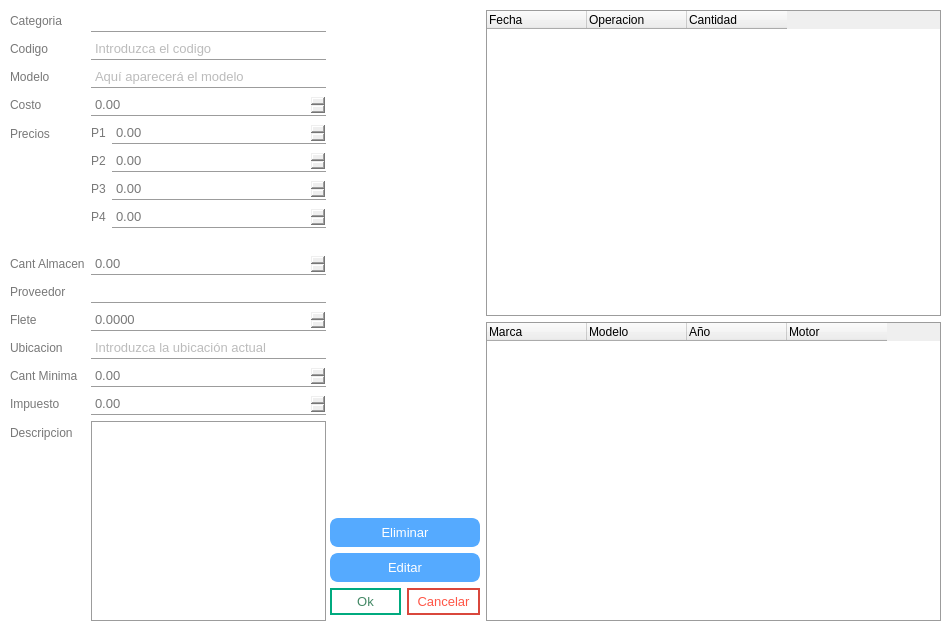
<?xml version="1.0" encoding="UTF-8"?>
<ui version="4.0">
 <class>Dialog</class>
 <widget class="QDialog" name="Dialog" key="87e7a35ef3c9941faaaef534d4812657">
  <property name="geometry">
   <rect>
    <x>0</x>
    <y>0</y>
    <width>951</width>
    <height>631</height>
   </rect>
  </property>
  <property name="windowTitle">
   <string>Detalles</string>
  </property>
  <property name="styleSheet">
   <string notr="true">QMainWindow, QDialog{
                background-color: rgb(255, 255, 255);
                }

                /**** QPushButton (enabled) ****/
                QPushButton
                {
                background-color: rgb(85, 170, 255);
                font: 10pt;
                color: rgb(255, 255, 255);
                padding: 4px 8px;
                border: 2px solid rgb(85, 170, 255);
                border-radius: 8px;
                padding: 5px;
                }

                QPushButton:hover
                {
                background-color: rgb(0, 121, 182);
                border: 2px solid rgb(66, 133, 199);
                }

                QPushButton:pressed
                {
                border:3px solid rgb(66, 133, 199);
                padding: -1px 1px 1px 1px;
                }

                /******* QLabel ***********/
                QLabel{
                color: rgb(120, 120, 120)
                }
                labelHab1:hover{
                color: rgb(120, 0, 0)
                }

                /*******QLineEdit************/
                QTextEdit {
                font: 10pt;
                color: rgb(120, 120, 120);
                border: 1px solid rgb(156, 156, 156);
                border-radius: 0px;
                padding: 2px;
                }
                QLineEdit, QDateEdit, QDoubleSpinBox, QSpinBox{
                font: 10pt;
                color: rgb(120, 120, 120);
                border: 1px solid rgb(156, 156, 156);
                border-radius: 0px;
                padding: 2px;
                border-top: 1px white;
                border-left: 1px white;
                border-right: 1px white;
                }
                /********QComboBox*******/
                QComboBox{
                font: 10pt;
                color: rgb(120, 120, 120);
                border: 1px solid rgb(156, 156, 156);
                padding: 2px;
                selection-background-color: white;
                selection-color: rgb(120, 120, 120);
                border-top: 1px white;
                border-left: 1px white;
                border-right: 1px white;
                }
                QComboBox QAbstractItemView
                {
                background-color: white;
                color:rgb(120, 120, 120);
                padding: 4px;
                border: 1px solid rgb(156, 156, 156);
                border-top: 1px white;
                border-left: 1px white;
                border-right: 1px white;
                }

                QLineEdit:hover, QDateEdit:hover, QDoubleSpinBox:hover, QComboBox:hover
                {
                color: rgb(85, 170, 255);
                border: 1px solid rgb(85, 170, 255);
                border-top: 1px white;
                border-left: 1px white;
                border-right: 1px white;
                }

                QLineEdit:focus, QDateEdit:focus, QDoubleSpinBox:focus, QComboBox:focus
                {
                border-color: rgb(90,200,255);
                border-top: 1px white;
                border-left: 1px white;
                border-right: 1px white;
                }

                QToolTip
                {
                background-color:rgb(85, 170, 255);
                color: white;
                border: 1px solid rgb(85, 170, 255);
                opacity: 50;
                padding: 1px;
                }
                QTabWidget
                {
                background-color: transparent;
                }

                QTabWidget::pane {
                border-top: 1px solid rgb(156, 156, 156);
                border-bottom: 1px solid rgb(156, 156, 156);
                position: absolute;
                top: -0.25em;
                }
                /**** QTabWidget (disabled) ****/
                QTabWidget::pane:disabled
                {
                border-color: rgb(60,60,60);
                }

                QTabWidget::tab-bar {
                alignment: center;
                border: 1px white;
                border-radius: 5px;
                }

                QTreeView
                {
                alternate-background-color: rgb(200,200,200);
                background-color: white;
                border: 1px solid rgb(156, 156, 156);
                font: 10pt;
                color: rgb(120,120,120);
                selection-background-color:rgb(90,200,255);
                selection-color: rgb(156, 156, 156);
                }
                QListView{
                alternate-background-color: rgb(200,200,200);
                background-color: white;
                border: 1px solid rgb(255, 255, 255);
                font: 8pt;
                color: rgb(120,120,120);
                selection-background-color:rgb(90,200,255);
                selection-color: rgb(156, 156, 156);
                }
            </string>
  </property>
  <widget class="QWidget" name="formLayoutWidget">
   <property name="geometry">
    <rect>
     <x>10</x>
     <y>10</y>
     <width>316</width>
     <height>611</height>
    </rect>
   </property>
   <layout class="QFormLayout" name="formLayout">
    <property name="fieldGrowthPolicy">
     <enum>QFormLayout::AllNonFixedFieldsGrow</enum>
    </property>
    <item row="0" column="0">
     <widget class="QLabel" name="categoriaLabel">
      <property name="text">
       <string>Categoria</string>
      </property>
     </widget>
    </item>
    <item row="0" column="1">
     <layout class="QHBoxLayout" name="horizontalLayout_3">
      <item>
       <widget class="QLineEdit" name="categoriaLineEdit">
        <property name="readOnly">
         <bool>true</bool>
        </property>
       </widget>
      </item>
     </layout>
    </item>
    <item row="1" column="0">
     <widget class="QLabel" name="codigoLabel">
      <property name="text">
       <string>Codigo</string>
      </property>
     </widget>
    </item>
    <item row="1" column="1">
     <widget class="QLineEdit" name="codigoLineEdit">
      <property name="inputMask">
       <string/>
      </property>
      <property name="maxLength">
       <number>20</number>
      </property>
      <property name="readOnly">
       <bool>true</bool>
      </property>
      <property name="placeholderText">
       <string>Introduzca el codigo</string>
      </property>
     </widget>
    </item>
    <item row="2" column="0">
     <widget class="QLabel" name="modeloLabel">
      <property name="text">
       <string>Modelo</string>
      </property>
     </widget>
    </item>
    <item row="2" column="1">
     <widget class="QLineEdit" name="modeloLineEdit">
      <property name="inputMask">
       <string/>
      </property>
      <property name="readOnly">
       <bool>true</bool>
      </property>
      <property name="placeholderText">
       <string>Aquí aparecerá el modelo</string>
      </property>
     </widget>
    </item>
    <item row="3" column="0">
     <widget class="QLabel" name="costoLabel">
      <property name="text">
       <string>Costo</string>
      </property>
     </widget>
    </item>
    <item row="3" column="1">
     <widget class="QDoubleSpinBox" name="costoDoubleSpinBox">
      <property name="readOnly">
       <bool>true</bool>
      </property>
      <property name="maximum">
       <double>2000.000000000000000</double>
      </property>
     </widget>
    </item>
    <item row="4" column="0">
     <widget class="QLabel" name="preciosLabel">
      <property name="text">
       <string>Precios</string>
      </property>
     </widget>
    </item>
    <item row="4" column="1">
     <layout class="QFormLayout" name="formLayout_2">
      <item row="0" column="0">
       <widget class="QLabel" name="p1Label">
        <property name="text">
         <string>P1</string>
        </property>
       </widget>
      </item>
      <item row="0" column="1">
       <widget class="QDoubleSpinBox" name="p1DoubleSpinBox">
        <property name="readOnly">
         <bool>true</bool>
        </property>
        <property name="maximum">
         <double>20000.000000000000000</double>
        </property>
       </widget>
      </item>
      <item row="1" column="0">
       <widget class="QLabel" name="p2Label">
        <property name="text">
         <string>P2</string>
        </property>
       </widget>
      </item>
      <item row="1" column="1">
       <widget class="QDoubleSpinBox" name="p2DoubleSpinBox">
        <property name="readOnly">
         <bool>true</bool>
        </property>
        <property name="maximum">
         <double>20000.000000000000000</double>
        </property>
       </widget>
      </item>
      <item row="3" column="0">
       <widget class="QLabel" name="p4Label">
        <property name="text">
         <string>P4</string>
        </property>
       </widget>
      </item>
      <item row="3" column="1">
       <widget class="QDoubleSpinBox" name="p4DoubleSpinBox">
        <property name="readOnly">
         <bool>true</bool>
        </property>
        <property name="maximum">
         <double>20000.000000000000000</double>
        </property>
       </widget>
      </item>
      <item row="2" column="0">
       <widget class="QLabel" name="p3Label">
        <property name="text">
         <string>P3</string>
        </property>
       </widget>
      </item>
      <item row="2" column="1">
       <widget class="QDoubleSpinBox" name="p3DoubleSpinBox">
        <property name="readOnly">
         <bool>true</bool>
        </property>
        <property name="maximum">
         <double>20000.000000000000000</double>
        </property>
       </widget>
      </item>
     </layout>
    </item>
    <item row="5" column="0">
     <widget class="QLabel" name="cantAlmacenLabel">
      <property name="text">
       <string>Cant Almacen</string>
      </property>
     </widget>
    </item>
    <item row="5" column="1">
     <widget class="QDoubleSpinBox" name="cantAlmacenDoubleSpinBox">
      <property name="readOnly">
       <bool>true</bool>
      </property>
      <property name="maximum">
       <double>80000.000000000000000</double>
      </property>
     </widget>
    </item>
    <item row="6" column="0">
     <widget class="QLabel" name="proveedorLabel">
      <property name="text">
       <string>Proveedor</string>
      </property>
     </widget>
    </item>
    <item row="6" column="1">
     <layout class="QHBoxLayout" name="horizontalLayout">
      <item>
       <widget class="QLineEdit" name="proveedorLineEdit">
        <property name="readOnly">
         <bool>true</bool>
        </property>
       </widget>
      </item>
     </layout>
    </item>
    <item row="7" column="0">
     <widget class="QLabel" name="fleteLabel">
      <property name="text">
       <string>Flete</string>
      </property>
     </widget>
    </item>
    <item row="7" column="1">
     <widget class="QDoubleSpinBox" name="fleteDoubleSpinBox">
      <property name="readOnly">
       <bool>true</bool>
      </property>
      <property name="decimals">
       <number>4</number>
      </property>
      <property name="maximum">
       <double>20000.000000000000000</double>
      </property>
     </widget>
    </item>
    <item row="8" column="0">
     <widget class="QLabel" name="ubicacionLabel">
      <property name="text">
       <string>Ubicacion</string>
      </property>
     </widget>
    </item>
    <item row="8" column="1">
     <widget class="QLineEdit" name="ubicacionLineEdit">
      <property name="maxLength">
       <number>15</number>
      </property>
      <property name="readOnly">
       <bool>true</bool>
      </property>
      <property name="placeholderText">
       <string>Introduzca la ubicación actual</string>
      </property>
     </widget>
    </item>
    <item row="9" column="0">
     <widget class="QLabel" name="cantMinimaLabel">
      <property name="text">
       <string>Cant Minima</string>
      </property>
     </widget>
    </item>
    <item row="9" column="1">
     <widget class="QDoubleSpinBox" name="cantMinimaDoubleSpinBox">
      <property name="readOnly">
       <bool>true</bool>
      </property>
      <property name="maximum">
       <double>500.000000000000000</double>
      </property>
     </widget>
    </item>
    <item row="10" column="0">
     <widget class="QLabel" name="impuestoLabel">
      <property name="text">
       <string>Impuesto</string>
      </property>
     </widget>
    </item>
    <item row="10" column="1">
     <widget class="QDoubleSpinBox" name="impuestoDoubleSpinBox">
      <property name="readOnly">
       <bool>true</bool>
      </property>
      <property name="maximum">
       <double>500.000000000000000</double>
      </property>
     </widget>
    </item>
    <item row="11" column="0">
     <widget class="QLabel" name="descripcionLabel">
      <property name="text">
       <string>Descripcion</string>
      </property>
     </widget>
    </item>
    <item row="11" column="1">
     <widget class="QTextEdit" name="descripcionTextEdit">
      <property name="maximumSize">
       <size>
        <width>16777215</width>
        <height>200</height>
       </size>
      </property>
      <property name="readOnly">
       <bool>true</bool>
      </property>
      <property name="html">
       <string>&lt;!DOCTYPE HTML PUBLIC &quot;-//W3C//DTD HTML 4.0//EN&quot; &quot;http://www.w3.org/TR/REC-html40/strict.dtd&quot;&gt;
&lt;html&gt;&lt;head&gt;&lt;meta name=&quot;qrichtext&quot; content=&quot;1&quot; /&gt;&lt;style type=&quot;text/css&quot;&gt;
p, li { white-space: pre-wrap; }
&lt;/style&gt;&lt;/head&gt;&lt;body style=&quot; font-family:'MS Shell Dlg 2'; font-size:10pt; font-weight:400; font-style:normal;&quot;&gt;
&lt;p style=&quot; margin-top:0px; margin-bottom:0px; margin-left:0px; margin-right:0px; -qt-block-indent:0; text-indent:0px;&quot;&gt;                                &lt;/p&gt;
&lt;p style=&quot; margin-top:0px; margin-bottom:0px; margin-left:0px; margin-right:0px; -qt-block-indent:0; text-indent:0px;&quot;&gt;                            &lt;/p&gt;&lt;/body&gt;&lt;/html&gt;</string>
      </property>
      <property name="placeholderText">
       <string>Escriba la descripción</string>
      </property>
     </widget>
    </item>
   </layout>
  </widget>
  <widget class="QWidget" name="gridLayoutWidget">
   <property name="geometry">
    <rect>
     <x>330</x>
     <y>10</y>
     <width>611</width>
     <height>611</height>
    </rect>
   </property>
   <layout class="QGridLayout" name="gridLayout">
    <item row="2" column="1" rowspan="5">
     <widget class="QTreeWidget" name="makeTreeWidget">
      <attribute name="headerStretchLastSection">
       <bool>false</bool>
      </attribute>
      <column>
       <property name="text">
        <string>Marca</string>
       </property>
      </column>
      <column>
       <property name="text">
        <string>Modelo</string>
       </property>
      </column>
      <column>
       <property name="text">
        <string>Año</string>
       </property>
      </column>
      <column>
       <property name="text">
        <string>Motor</string>
       </property>
      </column>
     </widget>
    </item>
    <item row="0" column="0">
     <widget class="QLabel" name="imagenLabel">
      <property name="minimumSize">
       <size>
        <width>150</width>
        <height>150</height>
       </size>
      </property>
      <property name="maximumSize">
       <size>
        <width>150</width>
        <height>150</height>
       </size>
      </property>
      <property name="text">
       <string/>
      </property>
     </widget>
    </item>
    <item row="1" column="0">
     <widget class="QLabel" name="imagenBarcodeLabel">
      <property name="minimumSize">
       <size>
        <width>150</width>
        <height>150</height>
       </size>
      </property>
      <property name="maximumSize">
       <size>
        <width>150</width>
        <height>150</height>
       </size>
      </property>
      <property name="text">
       <string/>
      </property>
     </widget>
    </item>
    <item row="2" column="0">
     <spacer name="verticalSpacer">
      <property name="orientation">
       <enum>Qt::Vertical</enum>
      </property>
      <property name="sizeHint" stdset="0">
       <size>
        <width>20</width>
        <height>40</height>
       </size>
      </property>
     </spacer>
    </item>
    <item row="0" column="1" rowspan="2">
     <widget class="QTreeWidget" name="treeWidgetEvents">
      <attribute name="headerStretchLastSection">
       <bool>false</bool>
      </attribute>
      <column>
       <property name="text">
        <string>Fecha</string>
       </property>
      </column>
      <column>
       <property name="text">
        <string>Operacion</string>
       </property>
      </column>
      <column>
       <property name="text">
        <string>Cantidad</string>
       </property>
      </column>
     </widget>
    </item>
    <item row="4" column="0">
     <widget class="QPushButton" name="editarPushButton">
      <property name="text">
       <string>Editar</string>
      </property>
     </widget>
    </item>
    <item row="5" column="0">
     <layout class="QHBoxLayout" name="horizontalLayout_2">
      <item>
       <widget class="QPushButton" name="okPushButton">
        <property name="styleSheet">
         <string notr="true">QPushButton
                                        {
                                        background-color: white;
                                        font: 10pt;
                                        color: rgb(67, 136, 101);
                                        padding: 4px 8px;
                                        border: 2px solid rgb(0, 170, 127);
                                        border-bottom-right-radius: 0px;
                                        border-bottom-left-radius: 0px;
                                        border-top-right-radius: 0px;
                                        border-top-left-radius: 0px;
                                        }

                                        :hover
                                        {
                                        background-color: rgb(0, 170, 127);
                                        color: white;
                                        border: 2px solid rgb(120, 200, 29);
                                        }

                                        :pressed
                                        {
                                        border:3px solid rgb(255, 255, 255);
                                        padding: -1px 1px 1px 1px;
                                        }
                                    </string>
        </property>
        <property name="text">
         <string>Ok</string>
        </property>
       </widget>
      </item>
      <item>
       <widget class="QPushButton" name="cancelPushButton">
        <property name="styleSheet">
         <string notr="true">QPushButton{
                                        background-color: white;
                                        font: 10pt;
                                        color: rgb(255, 86, 71);
                                        padding: 4px 8px;
                                        border: 2px solid rgb(217, 71, 60);
                                        border-bottom-right-radius: 0px;
                                        border-bottom-left-radius: 0px;
                                        border-top-right-radius: 0px;
                                        border-top-left-radius: 0px;
                                        }

                                        :hover{
                                        background-color: rgb(217, 71, 60);
                                        border: 2px solid rgb(255, 86, 71);
                                        color: white;
                                        }

                                        :pressed{
                                        border:3px solid rgb(255, 255, 255);
                                        padding: -1px 1px 1px 1px;
                                        }
                                    </string>
        </property>
        <property name="text">
         <string>Cancelar</string>
        </property>
       </widget>
      </item>
     </layout>
    </item>
    <item row="3" column="0">
     <widget class="QPushButton" name="deletePushButton">
      <property name="text">
       <string>Eliminar</string>
      </property>
     </widget>
    </item>
   </layout>
  </widget>
 </widget>
 <resources/>
 <connections/>
</ui>
